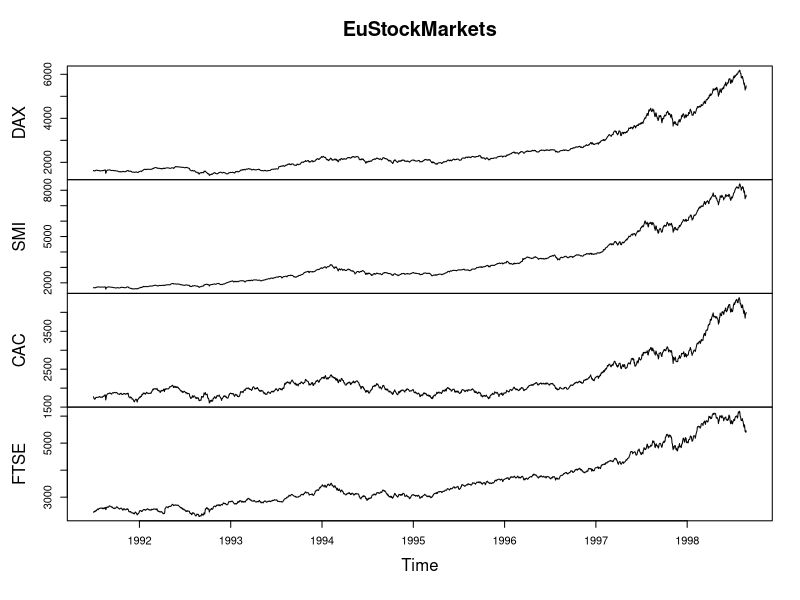
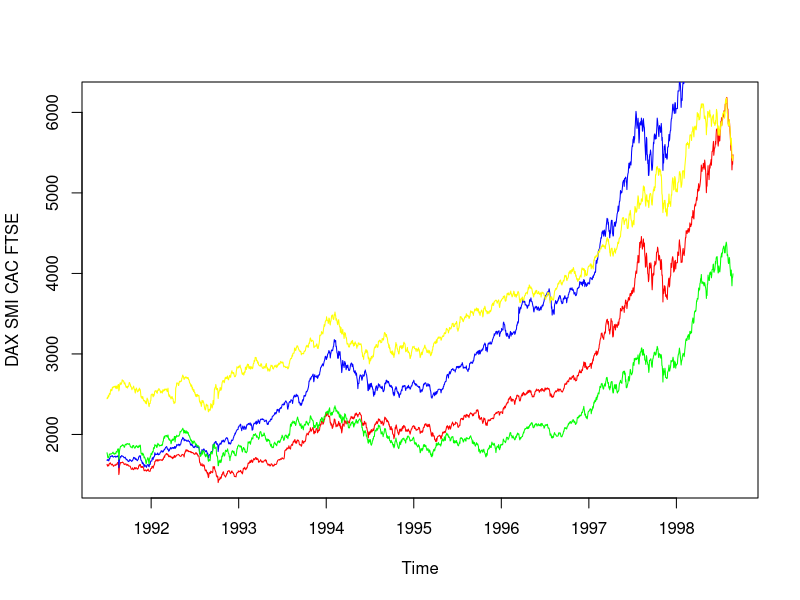
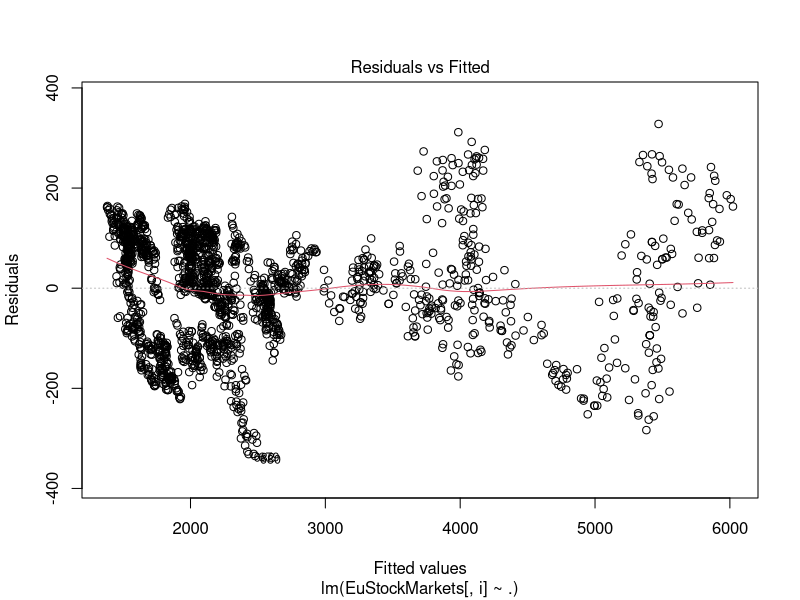
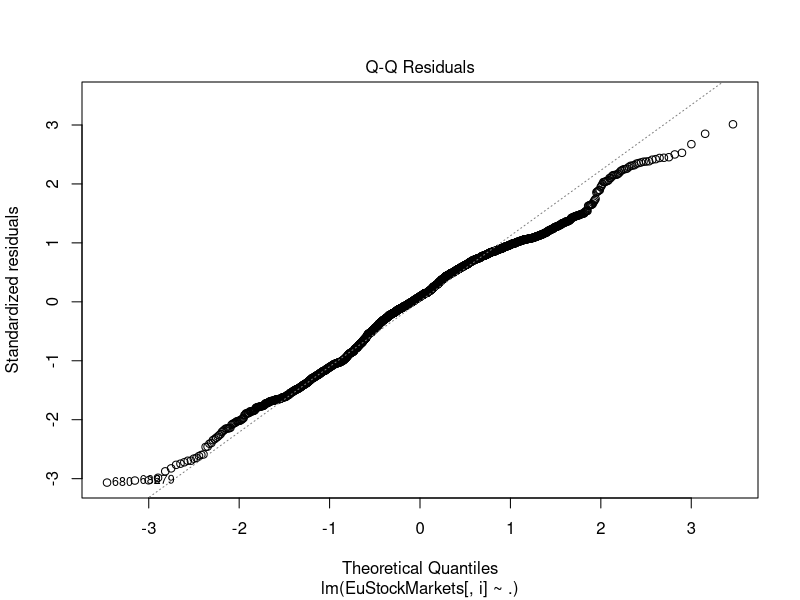
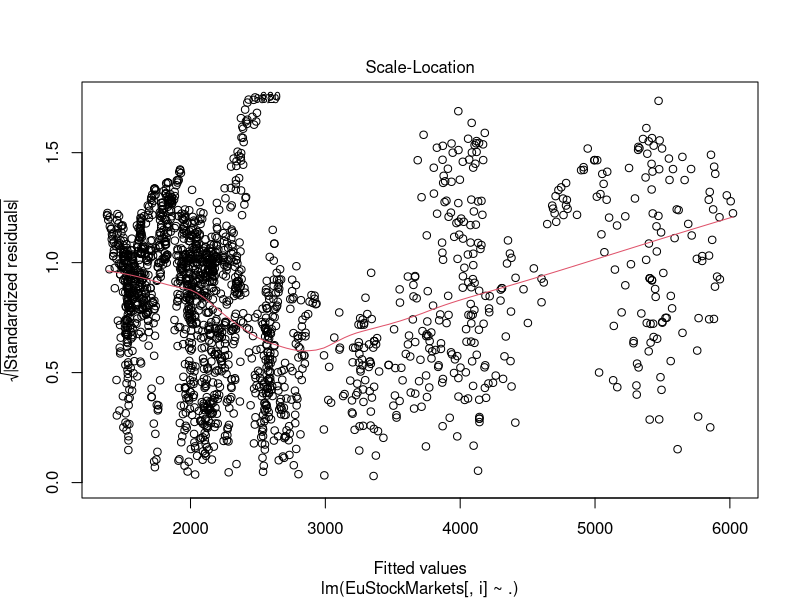
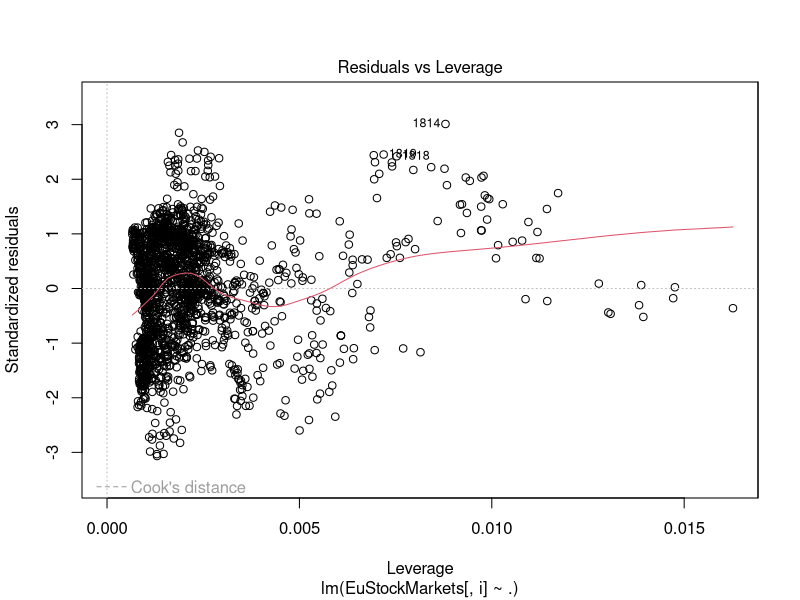
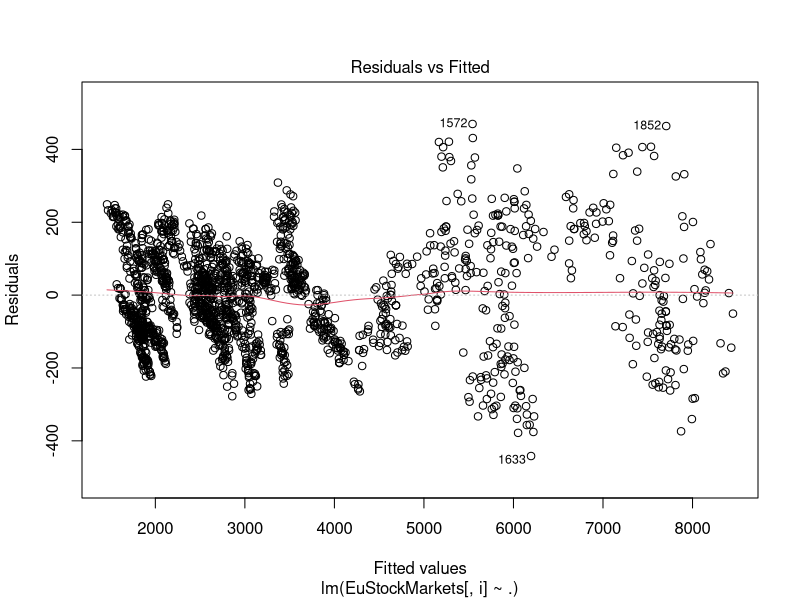
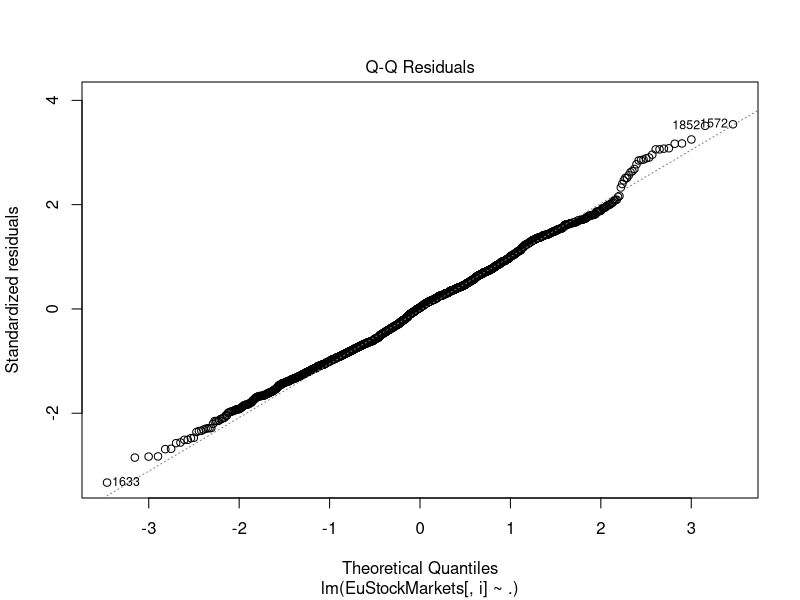

These figures' R source, in order:
library(datasets)
data("EuStockMarkets")
plot(EuStockMarkets)
for(i in 1:4){
  res <- lm(EuStockMarkets[,i]~., data = EuStockMarkets[,-i])
  print(res)
  print(summary(res))
  png(file = paste(toString(i),'lm.png'))
  plot(res)
  dev.off()
}
plot(EuStockMarkets[, 1], col = "red", ylab = "DAX SMI CAC FTSE")
lines(EuStockMarkets[, 2], col = "blue")
lines(EuStockMarkets[, 3], col = "green")
lines(EuStockMarkets[, 4], col = "yellow")
